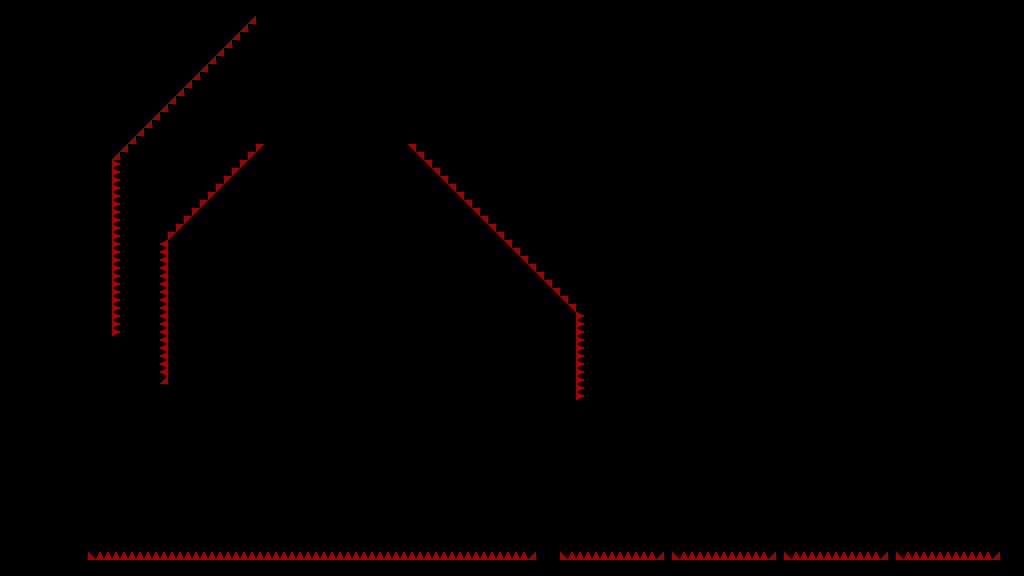

This game map was drawn from its Tiled (.tmx) file and the tilesets committed beside it. A one-line description and the trimmed map source follow:
An orthogonal 128x72 tile map with 8x8 px tiles, 1 tile layer (T_Spikes) and 62 objects.

<map version="1.4" tiledversion="1.4.3" orientation="orthogonal" renderorder="right-down" width="128" height="72" tilewidth="8" tileheight="8" infinite="0" nextlayerid="8" nextobjectid="597">
 <tileset firstgid="1" source="../../../Sprites/Tiles/DEV/flat/T_spr_nv_flat_0.tsx" />
 <layer id="1" name="T_Spikes" width="128" height="72">
  <data>[9216 cells, 210 non-empty, 2 distinct tile ids]</data>
 </layer>
 <objectgroup id="2" name="C_Solid">
  <object id="511" x="0" y="384" width="168" height="16" />
  <object id="512" x="168" y="240" width="96" height="160" />
  <object id="513" x="168" y="240">
   <polygon points="0,0 96,-96 96,0" />
  </object>
  <object id="518" x="264" y="136" width="144" height="264" />
  <object id="521" x="0" y="0" width="112" height="336" />
  <object id="523" x="112" y="160">
   <polygon points="0,0 144,-144 0,-144" />
  </object>
  <object id="524" x="112" y="0" width="912" height="16" />
  <object id="525" x="0" y="336" width="16" height="48" />
  <object id="527" x="408" y="144">
   <polygon points="0,0 168,168 0,168" />
  </object>
  <object id="528" x="408" y="312" width="168" height="88" />
  <object id="529" x="256" y="136" width="8" height="8" />
  <object id="530" x="408" y="136" width="8" height="8" />
  <object id="532" x="472" y="16">
   <polygon points="0,0 128,128 256,0" />
  </object>
  <object id="534" x="640" y="184">
   <polygon points="0,0 128,-128 128,0" />
  </object>
  <object id="535" x="768" y="56" width="152" height="16" />
  <object id="536" x="0" y="560" width="1000" height="16" />
  <object id="538" x="1008" y="16" width="16" height="80" />
  <object id="539" x="944" y="96">
   <polygon points="0,0 64,-64 64,0" />
  </object>
  <object id="540" x="960" y="96" width="64" height="88" />
  <object id="541" x="536" y="528" width="24" height="32" />
  <object id="544" x="1000" y="184" width="24" height="392" />
  <object id="545" x="776" y="448" width="8" height="112" />
  <object id="546" x="888" y="448" width="8" height="112" />
  <object id="547" x="0" y="400" width="16" height="160" />
  <object id="548" x="16" y="528" width="72" height="32" />
  <object id="549" x="816" y="96" width="144" height="16" />
  <object id="550" x="920" y="56">
   <polygon points="0,0 16,0 0,16" />
  </object>
  <object id="551" x="768" y="72" width="16" height="112" />
  <object id="553" x="784" y="72">
   <polygon points="0,0 24,0 0,24" />
  </object>
  <object id="554" x="784" y="128" width="152" height="56" />
  <object id="555" x="784" y="104">
   <polygon points="0,0 24,24 0,24" />
  </object>
  <object id="556" x="816" y="96">
   <polygon points="0,0 -8,8 0,8" />
  </object>
  <object id="557" x="808" y="104">
   <polygon points="0,0 8,0 8,8" />
  </object>
  <object id="567" x="936" y="136" width="8" height="48" />
  <object id="568" x="936" y="128">
   <polygon points="0,0 8,8 0,8" />
  </object>
  <object id="569" x="944" y="112">
   <polygon points="0,0 16,16 16,0" />
  </object>
  <object id="570" x="664" y="448" width="8" height="112" />
 </objectgroup>
 <objectgroup id="6" name="C_Spikes">
  <object id="565" x="576" y="312">
   <polygon points="0,0 0,-4 -164,-168 -168,-168" />
  </object>
  <object id="589" x="88" y="552" width="912" height="8" />
  <object id="591" x="576" y="312" width="6" height="86" />
  <object id="593" x="112" y="160">
   <polygon points="0,0 144,-144 144,-140 4,0" />
  </object>
  <object id="594" x="168" y="240">
   <polygon points="0,0 0,-8 88,-96 96,-96" />
  </object>
  <object id="595" x="112" y="160" width="6" height="176" />
  <object id="596" x="160" y="240" width="8" height="144" />
 </objectgroup>
 <objectgroup id="5" name="DEV" visible="0">
  <object id="185" x="752" y="88">
   <polygon points="0,0 24,24 0,24" />
  </object>
  <object id="186" x="824" y="120">
   <polygon points="0,0 24,-24 24,0" />
  </object>
  <object id="187" x="856" y="112">
   <polygon points="0,0 48,0 0,48" />
  </object>
  <object id="188" x="848" y="48">
   <polygon points="0,0 0,48 -48,0" />
  </object>
  <object id="189" x="872" y="184">
   <polygon points="0,0 32,-32 32,0" />
  </object>
  <object id="190" x="712" y="96">
   <polygon points="0,0 24,-24 24,0" />
  </object>
  <object id="191" x="768" y="48">
   <polygon points="0,0 24,24 0,24" />
  </object>
  <object id="192" x="656" y="48">
   <polygon points="0,0 24,24 0,24" />
  </object>
  <object id="193" x="880" y="64">
   <polygon points="0,0 0,24 -24,0" />
  </object>
  <object id="194" x="696" y="48">
   <polygon points="0,0 24,0 0,24" />
  </object>
  <object id="195" x="800" y="112">
   <polygon points="0,0 8,8 0,8" />
  </object>
  <object id="196" x="832" y="144">
   <polygon points="0,0 8,0 0,8" />
  </object>
  <object id="197" x="736" y="48">
   <polygon points="0,0 8,0 0,8" />
  </object>
 </objectgroup>
 <objectgroup id="3" name="C_Balls">
  <object id="519" x="32" y="368" width="8" height="8" />
  <object id="526" x="280" y="120" width="8" height="8" />
 </objectgroup>
 <objectgroup id="4" name="C_Orbs">
  <object id="574" x="948" y="172" width="8" height="8" />
  <object id="575" x="948" y="156" width="8" height="8" />
  <object id="576" x="948" y="140" width="8" height="8" />
 </objectgroup>
</map>
